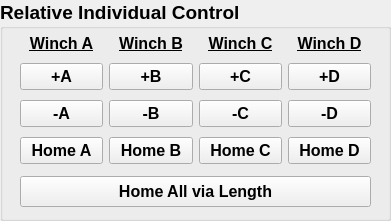
     <widget class="QGroupBox" name="groupBox">
      <property name="geometry">
       <rect>
        <x>10</x>
        <y>10</y>
        <width>391</width>
        <height>221</height>
       </rect>
      </property>
      <property name="font">
       <font>
        <pointsize>14</pointsize>
        <weight>75</weight>
        <bold>true</bold>
       </font>
      </property>
      <property name="title">
       <string>Relative Individual Control</string>
      </property>
      <property name="flat">
       <bool>false</bool>
      </property>
      <widget class="QWidget" name="horizontalLayoutWidget_3">
       <property name="geometry">
        <rect>
         <x>20</x>
         <y>30</y>
         <width>351</width>
         <height>141</height>
        </rect>
       </property>
       <layout class="QHBoxLayout" name="horizontalLayout_3">
        <item>
         <layout class="QVBoxLayout" name="verticalLayout_9">
          <item>
           <widget class="QLabel" name="label_4">
            <property name="enabled">
             <bool>true</bool>
            </property>
            <property name="sizePolicy">
             <sizepolicy hsizetype="Preferred" vsizetype="Fixed">
              <horstretch>0</horstretch>
              <verstretch>0</verstretch>
             </sizepolicy>
            </property>
            <property name="font">
             <font>
              <pointsize>12</pointsize>
              <weight>75</weight>
              <bold>true</bold>
              <underline>true</underline>
             </font>
            </property>
            <property name="autoFillBackground">
             <bool>false</bool>
            </property>
            <property name="styleSheet">
             <string notr="true"/>
            </property>
            <property name="lineWidth">
             <number>1</number>
            </property>
            <property name="text">
             <string>Winch A</string>
            </property>
            <property name="textFormat">
             <enum>Qt::AutoText</enum>
            </property>
            <property name="scaledContents">
             <bool>false</bool>
            </property>
            <property name="alignment">
             <set>Qt::AlignCenter</set>
            </property>
            <property name="wordWrap">
             <bool>false</bool>
            </property>
            <property name="margin">
             <number>0</number>
            </property>
            <property name="indent">
             <number>-1</number>
            </property>
           </widget>
          </item>
          <item>
           <widget class="QPushButton" name="pushButton_18">
            <property name="font">
             <font>
              <pointsize>12</pointsize>
              <weight>75</weight>
              <bold>true</bold>
             </font>
            </property>
            <property name="text">
             <string>+A</string>
            </property>
           </widget>
          </item>
          <item>
           <widget class="QPushButton" name="pushButton_19">
            <property name="font">
             <font>
              <pointsize>12</pointsize>
              <weight>75</weight>
              <bold>true</bold>
             </font>
            </property>
            <property name="text">
             <string>-A</string>
            </property>
           </widget>
          </item>
          <item>
           <widget class="QPushButton" name="pushButton_26">
            <property name="font">
             <font>
              <pointsize>12</pointsize>
              <weight>75</weight>
              <bold>true</bold>
             </font>
            </property>
            <property name="text">
             <string>Home A</string>
            </property>
           </widget>
          </item>
         </layout>
        </item>
        <item>
         <layout class="QVBoxLayout" name="verticalLayout_10">
          <item>
           <widget class="QLabel" name="label_5">
            <property name="sizePolicy">
             <sizepolicy hsizetype="Preferred" vsizetype="Fixed">
              <horstretch>0</horstretch>
              <verstretch>0</verstretch>
             </sizepolicy>
            </property>
            <property name="font">
             <font>
              <pointsize>12</pointsize>
              <weight>75</weight>
              <bold>true</bold>
              <underline>true</underline>
              <kerning>true</kerning>
             </font>
            </property>
            <property name="autoFillBackground">
             <bool>false</bool>
            </property>
            <property name="text">
             <string>Winch B</string>
            </property>
            <property name="textFormat">
             <enum>Qt::AutoText</enum>
            </property>
            <property name="alignment">
             <set>Qt::AlignCenter</set>
            </property>
           </widget>
          </item>
          <item>
           <widget class="QPushButton" name="pushButton_20">
            <property name="font">
             <font>
              <pointsize>12</pointsize>
              <weight>75</weight>
              <bold>true</bold>
             </font>
            </property>
            <property name="text">
             <string>+B</string>
            </property>
           </widget>
          </item>
          <item>
           <widget class="QPushButton" name="pushButton_21">
            <property name="font">
             <font>
              <pointsize>12</pointsize>
              <weight>75</weight>
              <bold>true</bold>
             </font>
            </property>
            <property name="text">
             <string>-B</string>
            </property>
           </widget>
          </item>
          <item>
           <widget class="QPushButton" name="pushButton_27">
            <property name="font">
             <font>
              <pointsize>12</pointsize>
              <weight>75</weight>
              <bold>true</bold>
             </font>
            </property>
            <property name="text">
             <string>Home B</string>
            </property>
           </widget>
          </item>
         </layout>
        </item>
        <item>
         <layout class="QVBoxLayout" name="verticalLayout_11">
          <item>
           <widget class="QLabel" name="label_6">
            <property name="sizePolicy">
             <sizepolicy hsizetype="Preferred" vsizetype="Fixed">
              <horstretch>0</horstretch>
              <verstretch>0</verstretch>
             </sizepolicy>
            </property>
            <property name="font">
             <font>
              <pointsize>12</pointsize>
              <weight>75</weight>
              <bold>true</bold>
              <underline>true</underline>
             </font>
            </property>
            <property name="autoFillBackground">
             <bool>false</bool>
            </property>
            <property name="text">
             <string>Winch C</string>
            </property>
            <property name="textFormat">
             <enum>Qt::AutoText</enum>
            </property>
            <property name="alignment">
             <set>Qt::AlignCenter</set>
            </property>
           </widget>
          </item>
          <item>
           <widget class="QPushButton" name="pushButton_22">
            <property name="font">
             <font>
              <pointsize>12</pointsize>
              <weight>75</weight>
              <bold>true</bold>
             </font>
            </property>
            <property name="text">
             <string>+C</string>
            </property>
           </widget>
          </item>
          <item>
           <widget class="QPushButton" name="pushButton_23">
            <property name="font">
             <font>
              <pointsize>12</pointsize>
              <weight>75</weight>
              <bold>true</bold>
             </font>
            </property>
            <property name="text">
             <string>-C</string>
            </property>
           </widget>
          </item>
          <item>
           <widget class="QPushButton" name="pushButton_28">
            <property name="font">
             <font>
              <pointsize>12</pointsize>
              <weight>75</weight>
              <bold>true</bold>
             </font>
            </property>
            <property name="text">
             <string>Home C</string>
            </property>
           </widget>
          </item>
         </layout>
        </item>
        <item>
         <layout class="QVBoxLayout" name="verticalLayout_12">
          <item>
           <widget class="QLabel" name="label_7">
            <property name="sizePolicy">
             <sizepolicy hsizetype="Preferred" vsizetype="Fixed">
              <horstretch>0</horstretch>
              <verstretch>0</verstretch>
             </sizepolicy>
            </property>
            <property name="font">
             <font>
              <pointsize>12</pointsize>
              <weight>75</weight>
              <bold>true</bold>
              <underline>true</underline>
             </font>
            </property>
            <property name="autoFillBackground">
             <bool>false</bool>
            </property>
            <property name="text">
             <string>Winch D</string>
            </property>
            <property name="textFormat">
             <enum>Qt::AutoText</enum>
            </property>
            <property name="alignment">
             <set>Qt::AlignCenter</set>
            </property>
           </widget>
          </item>
          <item>
           <widget class="QPushButton" name="pushButton_24">
            <property name="font">
             <font>
              <pointsize>12</pointsize>
              <weight>75</weight>
              <bold>true</bold>
             </font>
            </property>
            <property name="text">
             <string>+D</string>
            </property>
           </widget>
          </item>
          <item>
           <widget class="QPushButton" name="pushButton_25">
            <property name="font">
             <font>
              <pointsize>12</pointsize>
              <weight>75</weight>
              <bold>true</bold>
             </font>
            </property>
            <property name="text">
             <string>-D</string>
            </property>
           </widget>
          </item>
          <item>
           <widget class="QPushButton" name="pushButton_29">
            <property name="font">
             <font>
              <pointsize>12</pointsize>
              <weight>75</weight>
              <bold>true</bold>
             </font>
            </property>
            <property name="text">
             <string>Home D</string>
            </property>
           </widget>
          </item>
         </layout>
        </item>
       </layout>
      </widget>
      <widget class="QPushButton" name="pushButton_15">
       <property name="geometry">
        <rect>
         <x>20</x>
         <y>176</y>
         <width>351</width>
         <height>31</height>
        </rect>
       </property>
       <property name="font">
        <font>
         <pointsize>12</pointsize>
         <weight>75</weight>
         <bold>true</bold>
        </font>
       </property>
       <property name="text">
        <string>Home All via Length</string>
       </property>
      </widget>
     </widget>
